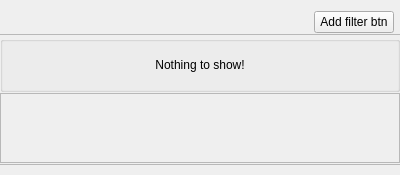
<?xml version="1.0" encoding="UTF-8"?>
<ui version="4.0">
 <class>C_CamMosFilterWidget</class>
 <widget class="QWidget" name="C_CamMosFilterWidget">
  <property name="geometry">
   <rect>
    <x>0</x>
    <y>0</y>
    <width>400</width>
    <height>175</height>
   </rect>
  </property>
  <property name="windowTitle">
   <string>C_CamMosFilterWidget</string>
  </property>
  <layout class="QVBoxLayout" name="verticalLayout" stretch="0,1">
   <property name="spacing">
    <number>0</number>
   </property>
   <property name="leftMargin">
    <number>0</number>
   </property>
   <property name="topMargin">
    <number>0</number>
   </property>
   <property name="rightMargin">
    <number>0</number>
   </property>
   <property name="bottomMargin">
    <number>0</number>
   </property>
   <item>
    <widget class="stw::opensyde_gui_elements::C_CamOgeWiSettingSubSection" name="pc_WiHeader" native="true"/>
   </item>
   <item>
    <widget class="QWidget" name="pc_WiContent" native="true">
     <property name="minimumSize">
      <size>
       <width>0</width>
       <height>165</height>
      </size>
     </property>
     <property name="maximumSize">
      <size>
       <width>16777215</width>
       <height>165</height>
      </size>
     </property>
     <layout class="QVBoxLayout" name="verticalLayout_2">
      <property name="spacing">
       <number>1</number>
      </property>
      <property name="leftMargin">
       <number>0</number>
      </property>
      <property name="topMargin">
       <number>1</number>
      </property>
      <property name="rightMargin">
       <number>0</number>
      </property>
      <property name="bottomMargin">
       <number>10</number>
      </property>
      <item>
       <layout class="QHBoxLayout" name="horizontalLayout">
        <property name="leftMargin">
         <number>6</number>
        </property>
        <property name="rightMargin">
         <number>6</number>
        </property>
        <item>
         <spacer name="horizontalSpacer">
          <property name="orientation">
           <enum>Qt::Horizontal</enum>
          </property>
          <property name="sizeHint" stdset="0">
           <size>
            <width>0</width>
            <height>0</height>
           </size>
          </property>
         </spacer>
        </item>
        <item>
         <widget class="stw::opensyde_gui_elements::C_CamOgePubSettingsAdd" name="pc_BtnAdd">
          <property name="text">
           <string>Add filter btn</string>
          </property>
         </widget>
        </item>
       </layout>
      </item>
      <item>
       <widget class="stw::opensyde_gui_elements::C_OgeFraStyled" name="pc_FrameTop">
     <property name="variant" stdset="0">
      <string notr="true">Separator</string>
     </property>
        <property name="minimumSize">
         <size>
          <width>0</width>
          <height>1</height>
         </size>
        </property>
        <property name="maximumSize">
         <size>
          <width>16777215</width>
          <height>1</height>
         </size>
        </property>
        <property name="frameShape">
         <enum>QFrame::StyledPanel</enum>
        </property>
        <property name="frameShadow">
         <enum>QFrame::Raised</enum>
        </property>
       </widget>
      </item>
      <item>
       <widget class="stw::opensyde_gui_elements::C_OgeGbxStyled" name="pc_GroupBoxNoElements">
     <property name="variant" stdset="0">
      <string notr="true">Transparent</string>
     </property>
        <property name="title">
         <string/>
        </property>
        <layout class="QHBoxLayout" name="horizontalLayout_4">
         <item>
          <spacer name="horizontalSpacer_4">
           <property name="orientation">
            <enum>Qt::Horizontal</enum>
           </property>
           <property name="sizeHint" stdset="0">
            <size>
             <width>0</width>
             <height>0</height>
            </size>
           </property>
          </spacer>
         </item>
         <item>
          <layout class="QVBoxLayout" name="verticalLayout_9">
           <item>
            <spacer name="verticalSpacer_2">
             <property name="orientation">
              <enum>Qt::Vertical</enum>
             </property>
             <property name="sizeHint" stdset="0">
              <size>
               <width>20</width>
               <height>40</height>
              </size>
             </property>
            </spacer>
           </item>
           <item>
            <widget class="stw::opensyde_gui_elements::C_OgeLabGenericNoPaddingNoMargins" name="pc_LabNoFilter">
             <property name="text">
              <string>Nothing to show!</string>
             </property>
             <property name="alignment">
              <set>Qt::AlignCenter</set>
             </property>
            </widget>
           </item>
           <item>
            <spacer name="verticalSpacer_3">
             <property name="orientation">
              <enum>Qt::Vertical</enum>
             </property>
             <property name="sizeHint" stdset="0">
              <size>
               <width>20</width>
               <height>40</height>
              </size>
             </property>
            </spacer>
           </item>
          </layout>
         </item>
         <item>
          <spacer name="horizontalSpacer_5">
           <property name="orientation">
            <enum>Qt::Horizontal</enum>
           </property>
           <property name="sizeHint" stdset="0">
            <size>
             <width>0</width>
             <height>0</height>
            </size>
           </property>
          </spacer>
         </item>
        </layout>
       </widget>
      </item>
      <item>
       <layout class="QVBoxLayout" name="verticalLayout_3">
        <item>
         <widget class="stw::opensyde_gui_elements::C_OgeTransparentScrollArea" name="pc_ScrollArea">
          <property name="widgetResizable">
           <bool>true</bool>
          </property>
          <widget class="stw::opensyde_gui_elements::C_OgeWiOnlyBackground" name="pc_ScrollAreaContents">
           <property name="geometry">
            <rect>
             <x>0</x>
             <y>0</y>
             <width>396</width>
             <height>54</height>
            </rect>
           </property>
           <layout class="QVBoxLayout" name="verticalLayout_5">
            <property name="spacing">
             <number>0</number>
            </property>
            <property name="leftMargin">
             <number>0</number>
            </property>
            <property name="topMargin">
             <number>0</number>
            </property>
            <property name="rightMargin">
             <number>0</number>
            </property>
            <property name="bottomMargin">
             <number>0</number>
            </property>
            <item>
             <layout class="QVBoxLayout" name="pc_LayoutContents">
              <item>
               <spacer name="verticalSpacer">
                <property name="orientation">
                 <enum>Qt::Vertical</enum>
                </property>
                <property name="sizeHint" stdset="0">
                 <size>
                  <width>0</width>
                  <height>0</height>
                 </size>
                </property>
               </spacer>
              </item>
             </layout>
            </item>
           </layout>
          </widget>
         </widget>
        </item>
       </layout>
      </item>
      <item>
       <widget class="stw::opensyde_gui_elements::C_OgeFraStyled" name="pc_FrameBottom">
     <property name="variant" stdset="0">
      <string notr="true">Separator</string>
     </property>
        <property name="minimumSize">
         <size>
          <width>0</width>
          <height>1</height>
         </size>
        </property>
        <property name="maximumSize">
         <size>
          <width>16777215</width>
          <height>1</height>
         </size>
        </property>
        <property name="frameShape">
         <enum>QFrame::StyledPanel</enum>
        </property>
        <property name="frameShadow">
         <enum>QFrame::Raised</enum>
        </property>
       </widget>
      </item>
     </layout>
    </widget>
   </item>
  </layout>
 </widget>
 <customwidgets>
  <customwidget>
   <class>stw::opensyde_gui_elements::C_CamOgePubSettingsAdd</class>
   <extends>QPushButton</extends>
   <header>C_CamOgePubSettingsAdd.hpp</header>
  </customwidget>
  <customwidget>
   <class>stw::opensyde_gui_elements::C_OgeWiOnlyBackground</class>
   <extends>QWidget</extends>
   <header>C_OgeWiOnlyBackground.hpp</header>
   <container>1</container>
  </customwidget>
  <customwidget>
   <class>stw::opensyde_gui_elements::C_OgeFraStyled</class>
   <extends>QFrame</extends>
   <header>C_OgeFraStyled.hpp</header>
   <container>1</container>
  </customwidget>
  <customwidget>
   <class>stw::opensyde_gui_elements::C_CamOgeWiSettingSubSection</class>
   <extends>QWidget</extends>
   <header>C_CamOgeWiSettingSubSection.hpp</header>
   <container>1</container>
  </customwidget>
  <customwidget>
   <class>stw::opensyde_gui_elements::C_OgeTransparentScrollArea</class>
   <extends>QScrollArea</extends>
   <header>C_OgeTransparentScrollArea.hpp</header>
   <container>1</container>
  </customwidget>
  <customwidget>
   <class>stw::opensyde_gui_elements::C_OgeLabGenericNoPaddingNoMargins</class>
   <extends>QLabel</extends>
   <header>C_OgeLabGenericNoPaddingNoMargins.hpp</header>
  </customwidget>
  <customwidget>
   <class>stw::opensyde_gui_elements::C_OgeGbxStyled</class>
   <extends>QGroupBox</extends>
   <header>C_OgeGbxStyled.hpp</header>
   <container>1</container>
  </customwidget>
 </customwidgets>
 <resources/>
 <connections/>
</ui>
